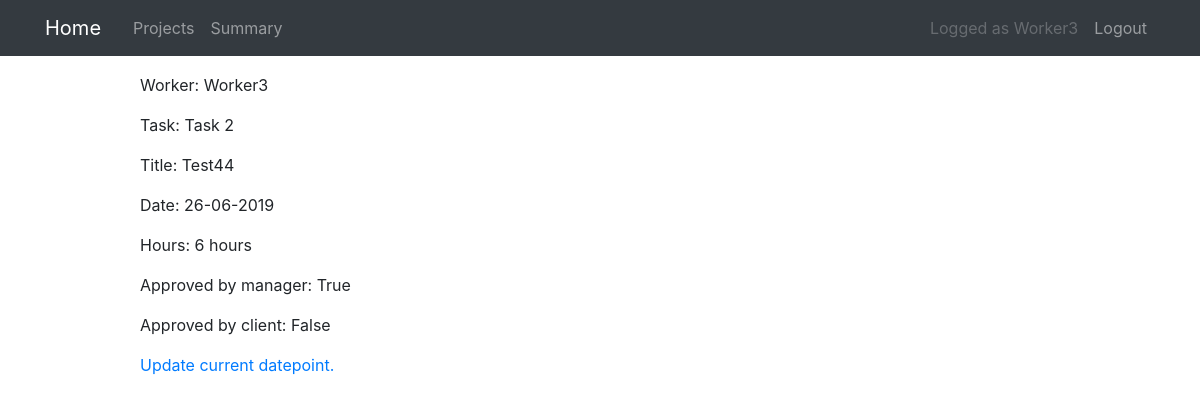
Before: /datepoint/40/ (signed in) with the older database file.
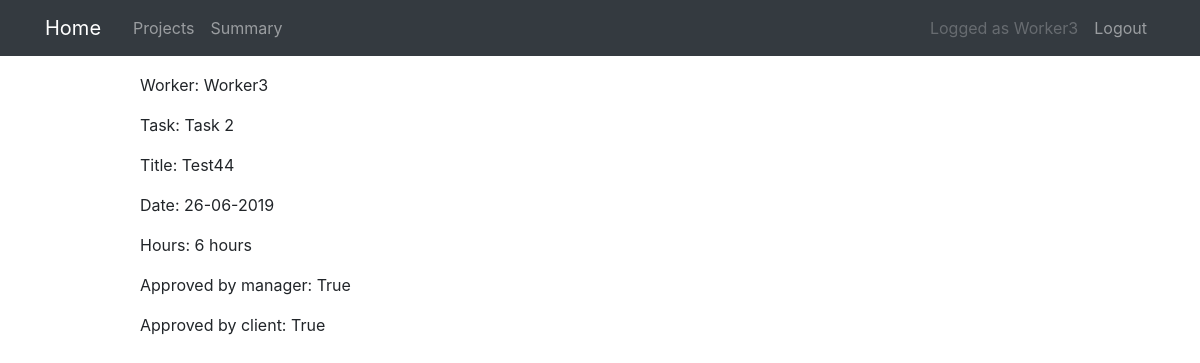
After: the same page with the newer database file.
### projects/models.py (models this page shows, shortened)
class DatePoint(models.Model):
    task = models.ForeignKey(Task, on_delete=models.CASCADE)
    worker = models.ForeignKey(User, on_delete=models.CASCADE)
    title = models.CharField(max_length=100)
    description = models.CharField(max_length=100, blank=True)
    url = models.URLField(blank=True)
    worked_time = models.PositiveIntegerField()
    worked_date = models.DateField()
    date_created = models.DateTimeField(auto_now=True)
    approved_manager = models.BooleanField(default=False)
    approved_client = models.BooleanField(default=False)

class Task(models.Model):
    title = models.CharField(max_length=100)
    project = models.ForeignKey(ProjectPhase, on_delete=models.CASCADE)
    description = models.TextField(blank=True)

### projects/views.py (the view)
class DatePointDetailView(
    LoginRequiredMixin,
    PermissionRequiredMixin,
    UserBelongsToProjectMixin,
    DetailView,
):
    model = DatePoint
    pk_url_kwarg = "datepoint_pk"
    permission_required = "projects.view_datepoint"
    def test_func(self):
        if self.request.user.groups.filter(name="Worker").exists():
            return DatePoint.objects.filter(
                worker=self.request.user, id=self.kwargs["datepoint_pk"]
            ).exists()
        else:
            return super(DatePointDetailView, self).test_func()

### projects/templates/projects/datepoint_detail.html (shortened to what this page needs)
{% extends "projects/base.html" %}
{% block content %}
<p>Worker: {{ object.worker }} </p>
<p>Task: {{ object.task.title }} </p>
<p>Title: {{ object.title }} </p>
<p>Date: {{ object.worked_date|date:'d-m-Y' }} </p>
<p>Hours: {{ object.worked_time }} hours</p>
<p id="approved_manager">Approved by manager: {{ object.approved_manager }}</p>
{% if object.task.project.project.client.exists %}
<p id="approved_client">Approved by client: {{ object.approved_client }}</p>
{% endif %}
{% ifequal user.groups.all.0|stringformat:"s" 'Worker' %}
{% if object.approved_client is False %}
<a href="{% url 'datepoint-update' object.id %}">Update current datepoint.</a>
{% endif %}
{% endifequal %}
{% endblock content %}

Changed rows visible on the page:
changed DatePoint "Test44": approved_client "False" → "True"
Other visible differences:
text no longer shown: "Update current datepoint."
